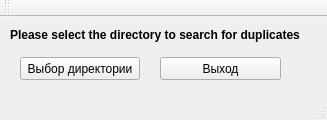
<?xml version="1.0" encoding="UTF-8"?>
<ui version="4.0">
 <class>MainWindow</class>
 <widget class="QMainWindow" name="MainWindow">
  <property name="geometry">
   <rect>
    <x>0</x>
    <y>0</y>
    <width>327</width>
    <height>120</height>
   </rect>
  </property>
  <property name="windowTitle">
   <string>Rename duplicates JPG</string>
  </property>
  <widget class="QWidget" name="centralWidget">
   <widget class="QPushButton" name="pushButton">
    <property name="geometry">
     <rect>
      <x>20</x>
      <y>40</y>
      <width>120</width>
      <height>23</height>
     </rect>
    </property>
    <property name="text">
     <string>Выбор директории</string>
    </property>
   </widget>
   <widget class="QPushButton" name="pushButton_2">
    <property name="geometry">
     <rect>
      <x>160</x>
      <y>40</y>
      <width>121</width>
      <height>23</height>
     </rect>
    </property>
    <property name="text">
     <string>Выход</string>
    </property>
   </widget>
   <widget class="QLabel" name="label">
    <property name="geometry">
     <rect>
      <x>10</x>
      <y>10</y>
      <width>301</width>
      <height>16</height>
     </rect>
    </property>
    <property name="font">
     <font>
      <weight>75</weight>
      <bold>true</bold>
     </font>
    </property>
    <property name="text">
     <string>Please select the directory to search for duplicates</string>
    </property>
   </widget>
  </widget>
  <widget class="QMenuBar" name="menuBar">
   <property name="geometry">
    <rect>
     <x>0</x>
     <y>0</y>
     <width>327</width>
     <height>21</height>
    </rect>
   </property>
  </widget>
  <widget class="QToolBar" name="mainToolBar">
   <attribute name="toolBarArea">
    <enum>TopToolBarArea</enum>
   </attribute>
   <attribute name="toolBarBreak">
    <bool>false</bool>
   </attribute>
  </widget>
  <widget class="QStatusBar" name="statusBar"/>
 </widget>
 <layoutdefault spacing="6" margin="11"/>
 <resources/>
 <connections/>
</ui>
